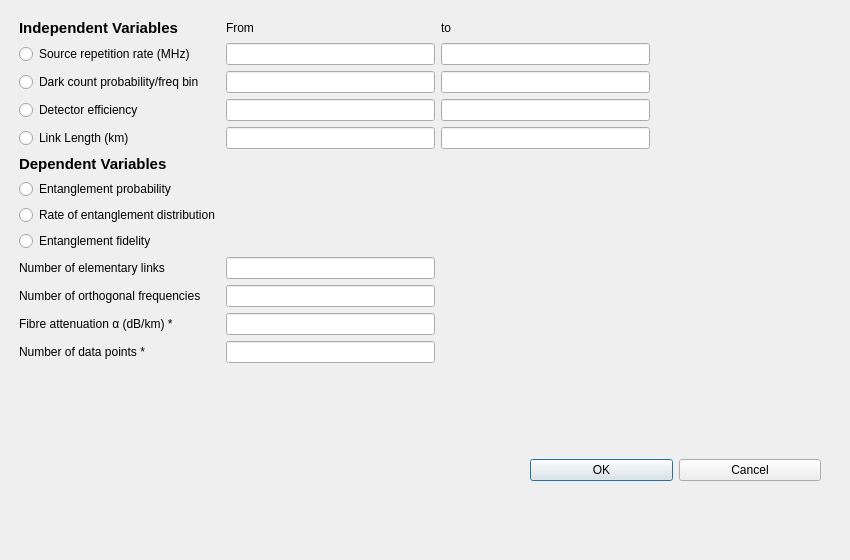
<?xml version="1.0" encoding="UTF-8"?>
<ui version="4.0">
 <class>singleLinkDialog</class>
 <widget class="QDialog" name="singleLinkDialog">
  <property name="geometry">
   <rect>
    <x>0</x>
    <y>0</y>
    <width>850</width>
    <height>560</height>
   </rect>
  </property>
  <property name="windowTitle">
   <string>Dialog</string>
  </property>
  <widget class="QWidget" name="gridLayoutWidget">
   <property name="geometry">
    <rect>
     <x>19</x>
     <y>19</y>
     <width>631</width>
     <height>378</height>
    </rect>
   </property>
   <layout class="QGridLayout" name="gridLayout">
    <item row="4" column="0">
     <widget class="QRadioButton" name="linkLengthRBtn">
      <property name="text">
       <string>Link Length (km)</string>
      </property>
      <attribute name="buttonGroup">
       <string notr="true">buttonGroup</string>
      </attribute>
     </widget>
    </item>
    <item row="9" column="1">
     <widget class="QLineEdit" name="lineEdit"/>
    </item>
    <item row="2" column="2">
     <widget class="QLineEdit" name="dcProbEnd"/>
    </item>
    <item row="9" column="0">
     <widget class="QLabel" name="label_4">
      <property name="text">
       <string>Number of elementary links</string>
      </property>
     </widget>
    </item>
    <item row="1" column="0">
     <widget class="QRadioButton" name="srcRepRateRBtn">
      <property name="text">
       <string>Source repetition rate (MHz)</string>
      </property>
      <attribute name="buttonGroup">
       <string notr="true">buttonGroup</string>
      </attribute>
     </widget>
    </item>
    <item row="12" column="0">
     <widget class="QLabel" name="label_7">
      <property name="text">
       <string>Number of data points *</string>
      </property>
     </widget>
    </item>
    <item row="7" column="0">
     <widget class="QRadioButton" name="entRateRBtn">
      <property name="text">
       <string>Rate of entanglement distribution</string>
      </property>
      <attribute name="buttonGroup">
       <string notr="true">buttonGroup_2</string>
      </attribute>
     </widget>
    </item>
    <item row="6" column="0">
     <widget class="QRadioButton" name="entProbRBtn">
      <property name="text">
       <string>Entanglement probability</string>
      </property>
      <attribute name="buttonGroup">
       <string notr="true">buttonGroup_2</string>
      </attribute>
     </widget>
    </item>
    <item row="1" column="1">
     <widget class="QLineEdit" name="srcRepStart"/>
    </item>
    <item row="14" column="0">
     <spacer name="verticalSpacer">
      <property name="orientation">
       <enum>Qt::Orientation::Vertical</enum>
      </property>
      <property name="sizeHint" stdset="0">
       <size>
        <width>20</width>
        <height>40</height>
       </size>
      </property>
     </spacer>
    </item>
    <item row="3" column="0">
     <widget class="QRadioButton" name="detEffRBtn">
      <property name="text">
       <string>Detector efficiency</string>
      </property>
      <attribute name="buttonGroup">
       <string notr="true">buttonGroup</string>
      </attribute>
     </widget>
    </item>
    <item row="3" column="1">
     <widget class="QLineEdit" name="detEffStart"/>
    </item>
    <item row="2" column="1">
     <widget class="QLineEdit" name="dcProbStart"/>
    </item>
    <item row="1" column="2">
     <widget class="QLineEdit" name="srcRepEnd"/>
    </item>
    <item row="8" column="0">
     <widget class="QRadioButton" name="entFidRBtn">
      <property name="text">
       <string>Entanglement fidelity</string>
      </property>
      <attribute name="buttonGroup">
       <string notr="true">buttonGroup_2</string>
      </attribute>
     </widget>
    </item>
    <item row="0" column="2">
     <widget class="QLabel" name="label_6">
      <property name="text">
       <string>to</string>
      </property>
     </widget>
    </item>
    <item row="0" column="1">
     <widget class="QLabel" name="label_5">
      <property name="text">
       <string>From</string>
      </property>
     </widget>
    </item>
    <item row="0" column="0">
     <widget class="QLabel" name="label">
      <property name="font">
       <font>
        <pointsize>11</pointsize>
        <bold>true</bold>
       </font>
      </property>
      <property name="text">
       <string>Independent Variables</string>
      </property>
     </widget>
    </item>
    <item row="4" column="2">
     <widget class="QLineEdit" name="linkLenEnd"/>
    </item>
    <item row="4" column="1">
     <widget class="QLineEdit" name="linkLenStart"/>
    </item>
    <item row="5" column="0">
     <widget class="QLabel" name="label_2">
      <property name="font">
       <font>
        <pointsize>11</pointsize>
        <bold>true</bold>
       </font>
      </property>
      <property name="text">
       <string>Dependent Variables</string>
      </property>
     </widget>
    </item>
    <item row="12" column="1">
     <widget class="QLineEdit" name="nDataPoints"/>
    </item>
    <item row="11" column="0">
     <widget class="QLabel" name="label_3">
      <property name="text">
       <string>Fibre attenuation α (dB/km) *</string>
      </property>
     </widget>
    </item>
    <item row="2" column="0">
     <widget class="QRadioButton" name="dcProbPerBinRBtn">
      <property name="text">
       <string>Dark count probability/freq bin</string>
      </property>
      <attribute name="buttonGroup">
       <string notr="true">buttonGroup</string>
      </attribute>
     </widget>
    </item>
    <item row="3" column="2">
     <widget class="QLineEdit" name="detEffEnd"/>
    </item>
    <item row="11" column="1">
     <widget class="QLineEdit" name="fibreAtten"/>
    </item>
    <item row="10" column="0">
     <widget class="QLabel" name="label_8">
      <property name="text">
       <string>Number of orthogonal frequencies</string>
      </property>
     </widget>
    </item>
    <item row="10" column="1">
     <widget class="QLineEdit" name="lineEdit_2"/>
    </item>
   </layout>
  </widget>
  <widget class="QWidget" name="horizontalLayoutWidget">
   <property name="geometry">
    <rect>
     <x>530</x>
     <y>430</y>
     <width>291</width>
     <height>80</height>
    </rect>
   </property>
   <layout class="QHBoxLayout" name="horizontalLayout">
    <item>
     <widget class="QPushButton" name="okBtn">
      <property name="text">
       <string>OK</string>
      </property>
     </widget>
    </item>
    <item>
     <widget class="QPushButton" name="cancelBtn">
      <property name="text">
       <string>Cancel</string>
      </property>
     </widget>
    </item>
   </layout>
  </widget>
 </widget>
 <resources/>
 <connections/>
 <buttongroups>
  <buttongroup name="buttonGroup_2"/>
  <buttongroup name="buttonGroup"/>
 </buttongroups>
</ui>
